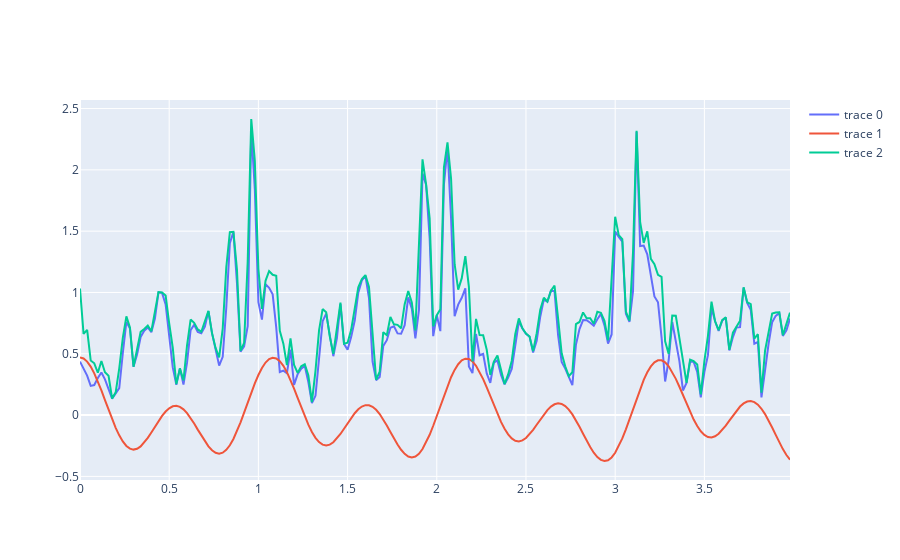

Write notebook code for a chart like this one.
### Code cell
fig = go.Figure()
_t = t[:200]
_x = x_acc[:200]
fig.add_scatter(x = t,
                y = _x,
                mode='lines')



_x = x_inverse_fft[:200]
fig.add_scatter(x = _t,
                y = _x,
                mode='lines')

fig.add_scatter(x = _t,
                y = analytical_signal,
                mode='lines')

fig.show()

### Figure 1 — Plotly figure (JSON) as saved in the notebook; plotly's stock layout.template omitted (floating-point values rounded to 4 significant figures; data arrays with more than 128 entries replaced by an {"elided": "..."} marker saying what was removed)
{"data": [{"mode": "lines", "type": "scatter", "x": {"elided": "1000 float values"}, "y": {"elided": "200 float values"}}, {"mode": "lines", "type": "scatter", "x": {"elided": "200 float values"}, "y": {"elided": "200 float values"}}, {"mode": "lines", "type": "scatter", "x": {"elided": "200 float values"}, "y": {"elided": "1000 float values"}}], "layout": {}}
